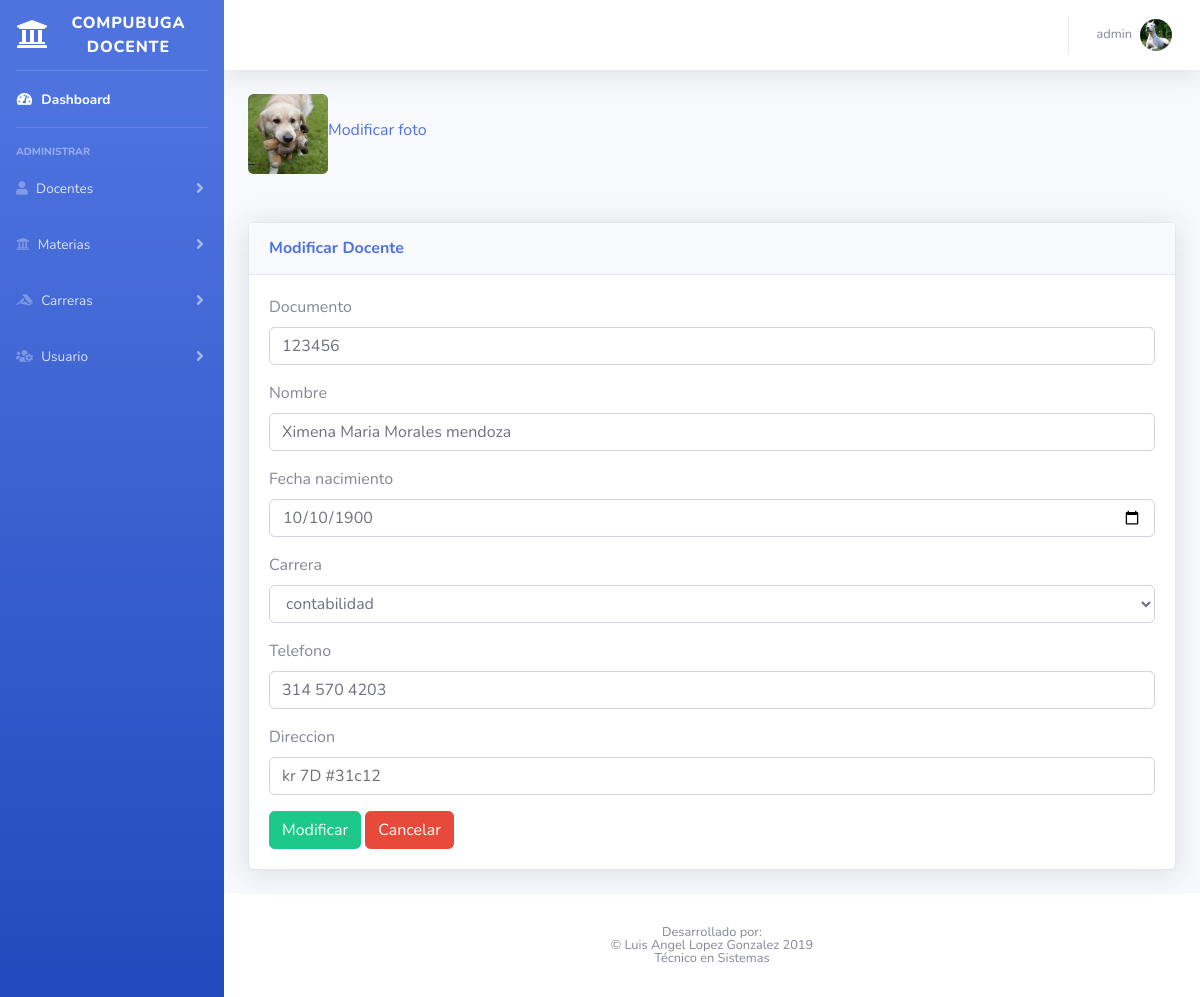
Page /docente/docenteModificarVista.php?id=10 (signed in) on the committed database.
### tables this page shows
CREATE TABLE `docentes` (
  `id` int(11) NOT NULL,
  `nombre` varchar(100) NOT NULL,
  `carrera` varchar(100) NOT NULL,
  `telefono` varchar(20) NOT NULL,
  `foto` varchar(500) NOT NULL,
  `documento` varchar(10) NOT NULL,
  `fecha` date NOT NULL,
  `direccion` varchar(50) NOT NULL
);

### docente/docenteModelo.php (called while the page is built, shortened)
<?php
include_once '../conexion.php';
class docenteModelo {
    function mostrar($id) {
        global $link;
        $consulta = "SELECT * FROM `docentes` WHERE id = $id";
        $query = mysqli_query($link, $consulta);
        return $query;
    }
}
?>

### carrera/carrerasModelo.php (called while the page is built, shortened)
<?php
include_once '../conexion.php';
class carrerasModelo {
    function mostrarTodos() {
        global $link;
        $consulta = "SELECT * FROM `carrera`";
        $query = mysqli_query($link, $consulta);
        return $query;
    }
}

### docente/docenteModificarVista.php (the view, shortened to what this page needs)
<?php
$id = filter_input(INPUT_GET, 'id');
include_once "docenteModelo.php";
$docenteModelo = new docenteModelo();
$result = $docenteModelo->mostrar($id);
while ($fila = mysqli_fetch_array($result)) {
    if ($fila != NULL) {
        $nombre = $fila['nombre'];
        $documento = $fila['documento'];
        $fecha = $fila['fecha'];
        $carrera = $fila['carrera'];
        $direccion = $fila['direccion'];
        $telefono = $fila['telefono'];
        $foto = $fila['foto'];
    }
}
?>
<!DOCTYPE html>
<html lang="en">
    <head>
        <link href="../vendor/fontawesome-free/css/all.min.css" rel="stylesheet" type="text/css">
        <link href="../css/sb-admin-2.min.css" rel="stylesheet">
    </head>
    <body id="page-top">
        <div id="wrapper">
            <?php
            include_once '../componets/menu.php';
            ?>
            <div id="content-wrapper" class="d-flex flex-column">
                <div id="content">
                    <?php
                    include_once '../componets/navBar.php';
                    ?>
                    <div class="container">
                        <div style="margin-bottom: 80px;">
                            <div class="form-group">
                                <img src="<?php echo $foto; ?>" class="rounded float-left" width="80" height="80" >
                                <br>
                                <a href="<?php echo 'modificarFotoDocenteVista.php?id='.$id; ?>">Modificar foto</a>
                                <br>
                            </div>
                        </div>
                        <div class="card shadow mb-4">
                            <div class="card-header py-3">
                                <h6 class="m-0 font-weight-bold text-primary">Modificar Docente</h6>
                            </div>
                            <div class="card-body">
                                <form action="docenteModificarControlador.php" method="post" enctype="multipart/form-data">
                                    <div class="form-group">
                                        <label for="">Documento</label>
                                        <input type="text" value="<?php echo $documento; ?>" class="form-control" name="documento" required="">
                                    </div>
                                    <div class="form-group">
                                        <label for="">Nombre</label>
                                        <input type="text" value="<?php echo $nombre; ?>" class="form-control" name="nombre" required="">
                                    </div>
                                    <div class="form-group">
                                        <label for="">Fecha nacimiento</label>
                                        <input type="date" value="<?php echo $fecha; ?>" class="form-control" name="fecha" required="">
                                    </div>
                                    <div class="form-group">
                                        <label for="">Carrera</label>
                                        <select class="form-control" name="carrera" >
                                            <?php
                                            include_once '../carrera/carrerasModelo.php';
                                            $carreraModelo = new carrerasModelo();
                                            $result = $carreraModelo->mostrarTodos();
                                            while ($fila = mysqli_fetch_array($result)) {
                                                if ($fila != NULL) {
                                                    if ($carrera == $fila['nombre']) {
                                                        echo '<option value="' . $fila['nombre'] . '" selected>' . $fila['nombre'] . '</option>';
                                                    } else {
                                                        echo '<option value="' . $fila['nombre'] . '">' . $fila['nombre'] . '</option>';
                                                    }
                                                }
                                            }
                                            ?>
                                        </select>
                                    </div>
                                    <div class="form-group">
                                        <label for="">Telefono</label>
                                        <input type="text" class="form-control" value="<?php echo $telefono; ?>" name="telefono" required="">
                                    </div>
                                    <div class="form-group">
                                        <label for="">Direccion</label>
                                        <input type="text" class="form-control" name="direccion" value="<?php echo $direccion; ?>" required="">
                                    </div>
                                    <button type="submit" class="btn btn-success">Modificar</button>
                                    <button type="reset" class="btn btn-danger">Cancelar</button>
                                </form>
                            </div>
                        </div>
                    </div>
                </div>
                <?php
                include_once '../componets/footer.php';
                ?>
            </div>
        </div>
    </body>
</html>

### rows in the picture
docentes: foto (picture), documento "123456", nombre "Ximena Maria Morales mendoza", fecha "10/10/1900", telefono "314 570 4203", direccion "kr 7D #31c12"

### other values in the picture
$_SESSION['nombreUsuario'] "admin"
form field carrera "contabilidad"
